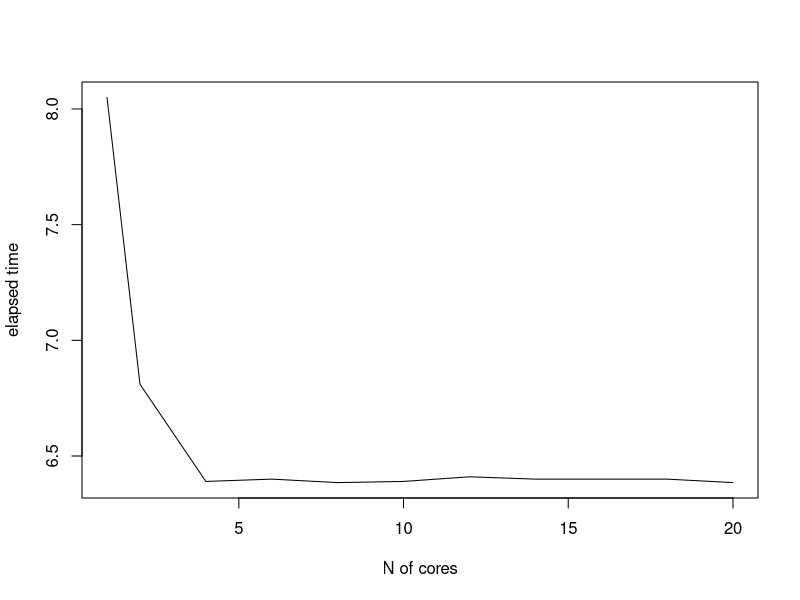
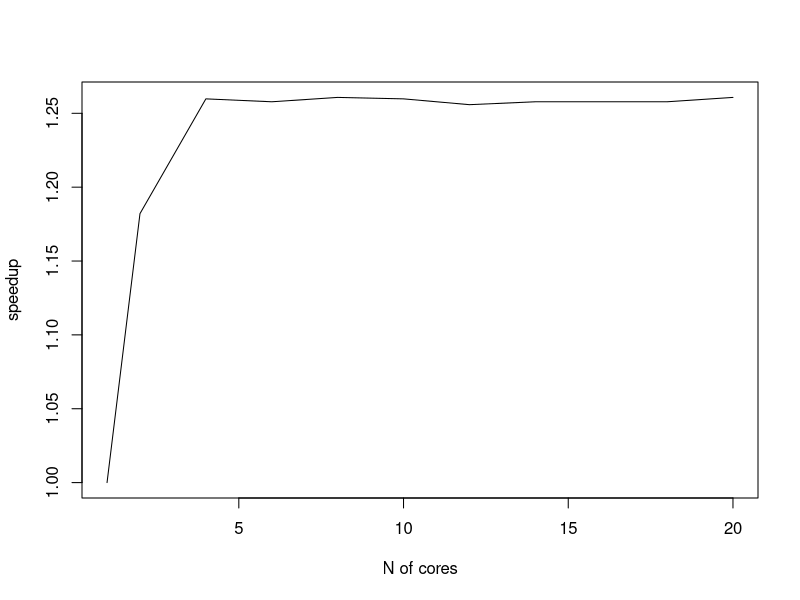

These figures' R source, in order:

library(readr)
time_executions <- read_csv2("time_executions_array_sum.csv")
View(time_executions)

plot(time_executions$p,time_executions$time,type = "l",ylab = "elapsed time",xlab= "N of cores")
serial_time=time_executions$time[1]
plot(time_executions$p,serial_time/time_executions$time,type = "l",ylab = "speedup",xlab= "N of cores")
